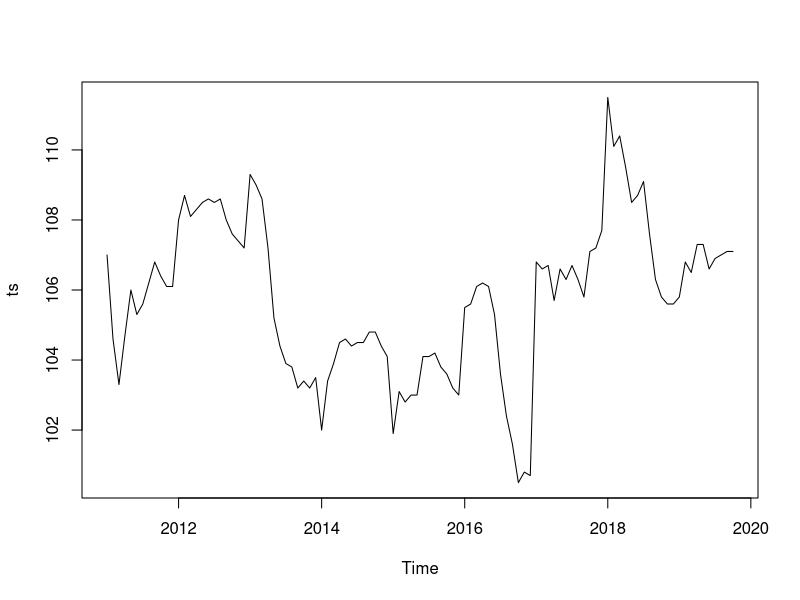
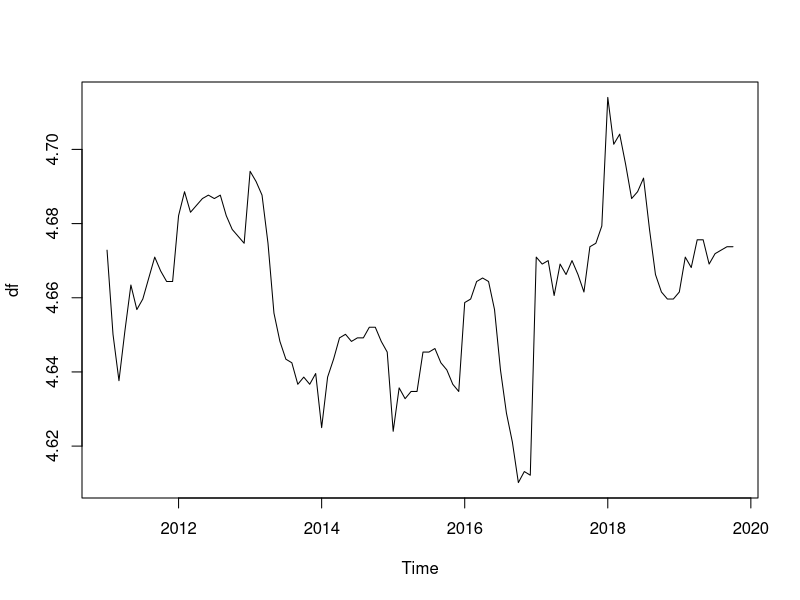
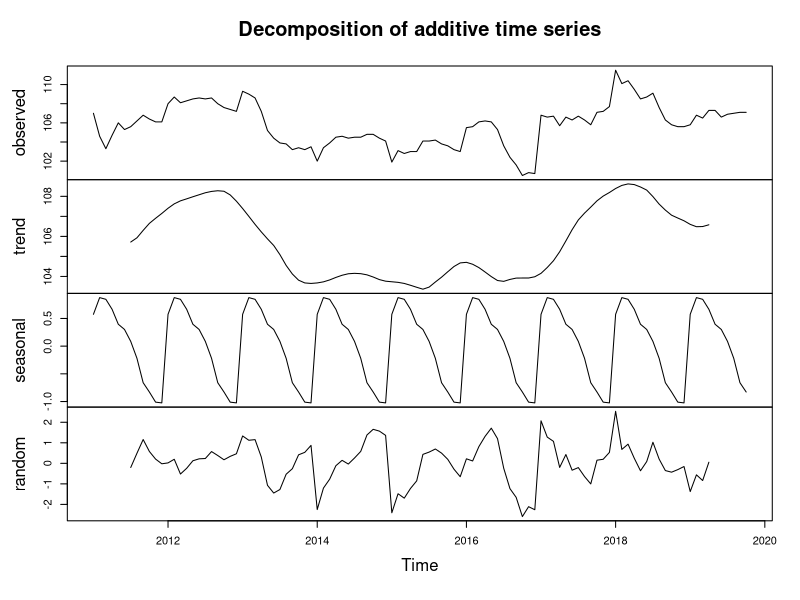
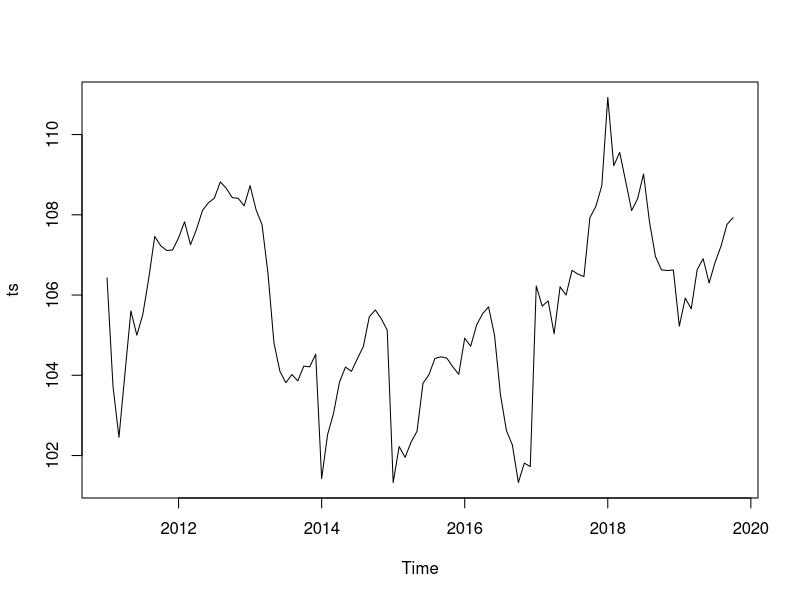
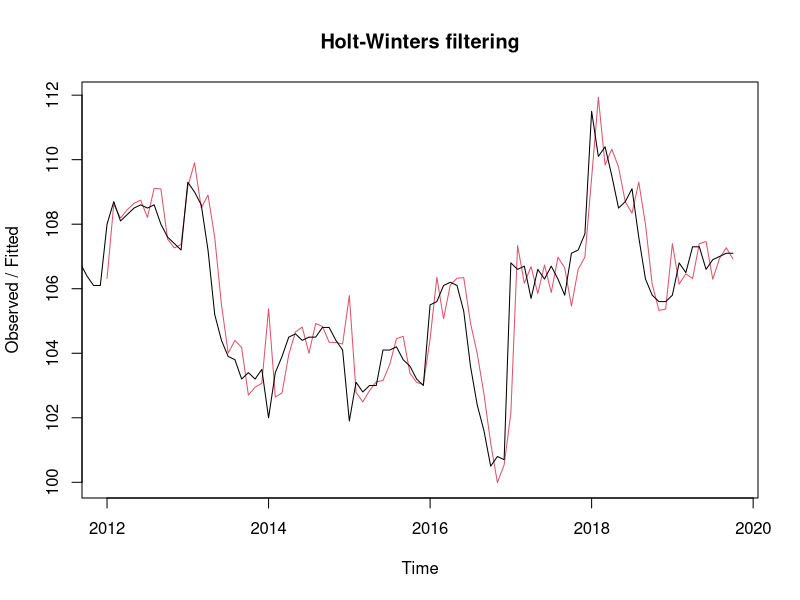
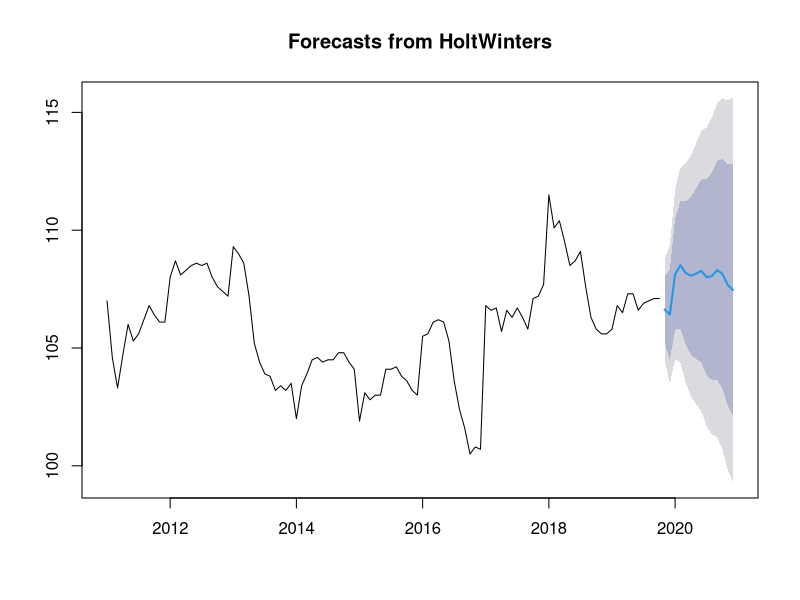
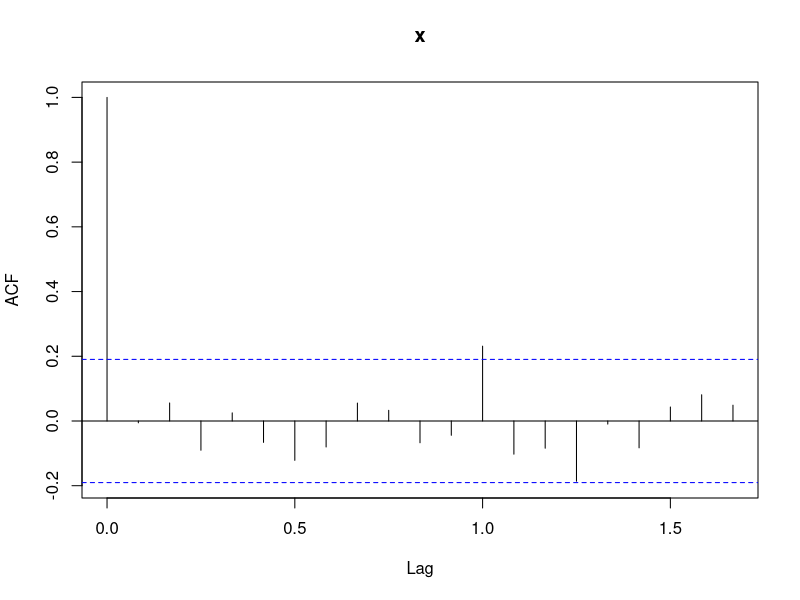
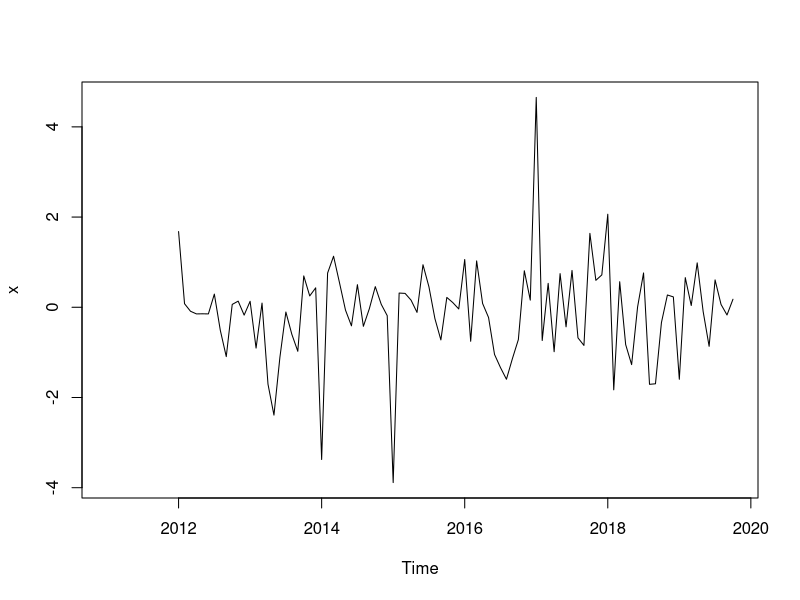

These figures' R source, in order:
## ---- chunk 1
library(readxl)
library(forecast)
## ---- chunk 2

plotForecastErrors <- function(forecasterrors)
{
  # make a histogram of the forecast errors:
  mybinsize <- IQR(forecasterrors,na.rm = T)/4
  mysd   <- sd(forecasterrors, na.rm = T)
  mymin  <- min(forecasterrors,na.rm = T) - mysd*5
  mymax  <- max(forecasterrors, na.rm = T) + mysd*3
  # generate normally distributed data with mean 0 and standard deviation mysd
  mynorm <- rnorm(10000, mean=0, sd=mysd)
  mymin2 <- min(mynorm)
  mymax2 <- max(mynorm)
  if (mymin2 < mymin) { mymin <- mymin2 }
  if (mymax2 > mymax) { mymax <- mymax2 }
  # make a red histogram of the forecast errors, with the normally distributed data overlaid:
  mybins <- seq(mymin, mymax, mybinsize)
  hist(forecasterrors, col="red", freq=FALSE, breaks=mybins)
  # freq=FALSE ensures the area under the histogram = 1
  # generate normally distributed data with mean 0 and standard deviation mysd
  myhist <- hist(mynorm, plot=FALSE)
  # plot the normal curve as a blue line on top of the histogram of forecast errors:
  points(myhist$mids, myhist$density, type="l", col="blue", lwd=2)
}

growth <- function(present, past) {
  (present - past) / past
}

## ---- chunk 3
# library(readxl)

df <- read_xlsx("ts-3.xlsx")

ts = ts(df,start=c(2011,1), frequency = c(12))
## ---- chunk 4
ts.plot(ts)

## ---- chunk 5
log_ts <- log(ts)
plot.ts(log_ts)

## ---- chunk 6
ts_components <- decompose(ts)
## ---- chunk 7
ts_components$seasonal
## ---- chunk 8
plot(ts_components)
## ---- chunk 9

ts_seasonall <- ts - ts_components$seasonal

## ---- chunk 10
plot(ts_seasonall)

## ---- chunk 11
ts_forcaste <- HoltWinters(ts)
ts_forcaste
#
## ---- chunk 12
ts_forcaste$SSE

## ---- chunk 13
plot(ts_forcaste)
## ---- chunk 14
ts_forcaste2 = forecast:::forecast.HoltWinters(ts_forcaste, h= 14)
(as.data.frame(ts_forcaste2))[1]
HW_pred = (as.data.frame(ts_forcaste2))[1]
HW_pred=HW_pred[3,]
## ---- chunk 15
forecast:::plot.forecast(ts_forcaste2)
## ---- chunk 16
acf(ts_forcaste2$residuals, lag.max=20, na.action = na.pass)
Box.test(ts_forcaste2$residuals, lag=20, type="Ljung-Box")
## ---- chunk 17
plot.ts(ts_forcaste2$residuals)

## ---- chunk 18
plotForecastErrors(ts_forcaste2$residuals)
## ---- chunk 19
plot.ts(ts)
ts_diff1 <-  diff(ts, differences = 1)

plot.ts(ts_diff1)
## ---- chunk 20

acf(ts_diff1, lag.max=20)             # plot a correlogram
## ---- chunk 21
acf(ts_diff1, lag.max=20, plot=FALSE) # get the autocorrelation values
## ---- chunk 22
pacf(ts_diff1, lag.max=20)             # plot a partial correlogram
pacf(ts_diff1, lag.max=20, plot=FALSE) # get the partial autocorrelation values
## ---- chunk 23
ts_arima = Arima(ts, order=c(0,1,0),seasonal = list(order = c(0,1,0)))
ts_arima
## ---- chunk 24
ts_arima_forecast = forecast(ts_arima,h = 14)
arima_pred = ts_arima_forecast[4]
arima_pred = arima_pred$mean[14]
forecast:::plot.forecast(ts_arima_forecast)
## ---- chunk 25
acf(ts_arima_forecast$residuals, lag.max=20)
Box.test(ts_arima_forecast$residuals, lag=20, type="Ljung-Box")
## ---- chunk 26
plot.ts(ts_arima_forecast$residuals)            # make time plot of forecast errors
plotForecastErrors(ts_arima_forecast$residuals)
## ---- chunk 27

fit3 <- auto.arima(ts, seasonal = T)
fit3

fit_forecast = forecast(fit3,h=14)
plot(fit_forecast)
# str(fit)
auto.arima_pred = (as.data.frame(fit_forecast))[1][c(14),]
## ---- chunk 28
df = rbind(HW_pred, arima_pred, auto.arima_pred)
df = as.data.frame(t(df))
rownames(df) = "nov-19"
writexl::write_xlsx(df,"economy-activity-indicator-20.xlsx")
